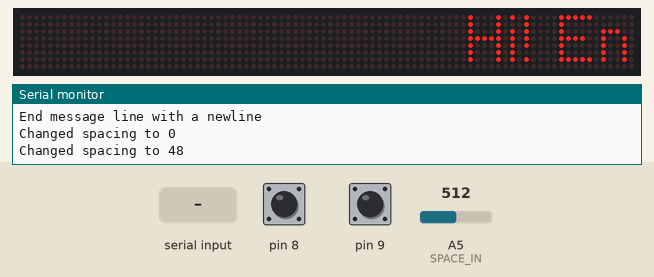
Simulated run of this sketch. Board: Arduino Uno, built with avr-gcc and run on an emulated ATmega328P. On the bench: 88×8 LED matrix, the last lines printed to the serial monitor. Inputs (shaded band) come from the test bench; at power-on: pin 8 HIGH, pin 9 HIGH, A5 (SPACE_IN) = 512.

Above: at 1.26 s.
1.3 s: pin 8 pulled LOW for 0.15 s
At 1.76 s:
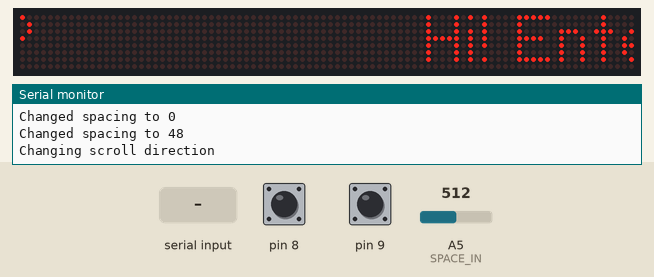
2.0 s: pin 9 pulled LOW for 0.15 s
At 2.41 s:
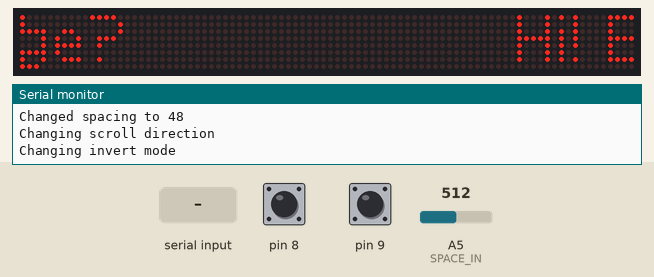
2.7 s: A5 (SPACE_IN) set to 306
5.7 s: "1\n" received over Serial
At 8.16 s:
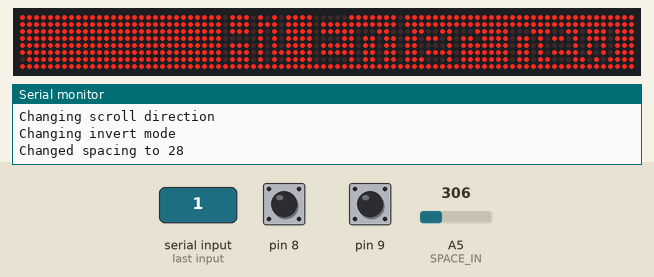
8.7 s: pin 8 pulled LOW for 1 s
At 9.61 s:
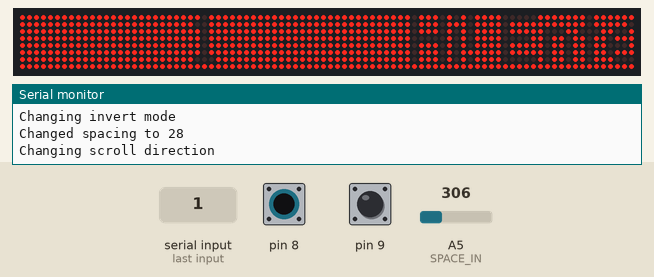
10.3 s: pin 9 pulled LOW for 1 s
At 11.21 s:
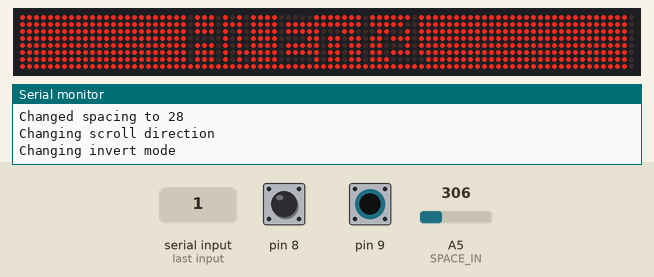

The sketch:

Parola_Scrolling_Spacing.ino
```cpp
// Use the Parola library to scroll text on the display
//
// Demonstrates the use of the scrolling function to display text received
// from the serial interface and how to adjust the spacing between the end
// of one message at the start of the following one.
//
// User can enter text on the serial monitor and this will display as a
// scrolling message on the display.
// Spacing for the display is controlled by a pot on SPACE_IN analog in.
// Scrolling direction is controlled by a switch on DIRECTION_SET digital in.
// Invert ON/OFF is set by a switch on INVERT_SET digital in.
//
// UISwitch library can be found at https://github.com/MajicDesigns/MD_UISwitch
// MD_MAX72XX library can be found at https://github.com/MajicDesigns/MD_MAX72XX
//

#include <MD_Parola.h>
#include <MD_MAX72xx.h>
#include <SPI.h>
#include <MD_UISwitch.h>

// Turn on debug statements to the serial output
#define  DEBUG  1

#if  DEBUG
#define PRINT(s, x) { Serial.print(F(s)); Serial.print(x); }
#define PRINTS(x) Serial.print(F(x))
#define PRINTX(x) Serial.println(x, HEX)
#else
#define PRINT(s, x)
#define PRINTS(x)
#define PRINTX(x)
#endif

// Define the number of devices we have in the chain and the hardware interface
// NOTE: These pin numbers will probably not work with your hardware and may
// need to be adapted
#define HARDWARE_TYPE MD_MAX72XX::PAROLA_HW
#define MAX_DEVICES 11

#define CLK_PIN   13
#define DATA_PIN  11
#define CS_PIN    10

// HARDWARE SPI
MD_Parola P = MD_Parola(HARDWARE_TYPE, CS_PIN, MAX_DEVICES);
// SOFTWARE SPI
//MD_Parola P = MD_Parola(HARDWARE_TYPE, DATA_PIN, CLK_PIN, CS_PIN, MAX_DEVICES);

#define PAUSE_TIME    0
#define FRAME_TIME    50
#define SPACE_DEADBAND  2

// Scrolling parameters
#define SPACE_IN      A5
#define DIRECTION_SET 8 // change the effect
#define INVERT_SET    9 // change the invert

textEffect_t  scrollEffect = PA_SCROLL_LEFT;

// Global message buffers shared by Serial and Scrolling functions
#define BUF_SIZE  75
char curMessage[BUF_SIZE] = { "" };
char newMessage[BUF_SIZE] = { "Hi! Enter new message?" };
bool newMessageAvailable = true;

MD_UISwitch_Digital uiDirection(DIRECTION_SET);
MD_UISwitch_Digital uiInvert(INVERT_SET);

void doUI(void)
{
  // SPACING
  {
    uint16_t  space = map(analogRead(SPACE_IN), 0, 1023, 0, (MAX_DEVICES+1)*COL_SIZE);

    if (space != P.getScrollSpacing())
    {
      P.setScrollSpacing(space);
      PRINT("\nChanged spacing to ", P.getScrollSpacing());
    }
  }

  if (uiDirection.read() == MD_UISwitch::KEY_PRESS) // SCROLL DIRECTION
  {
    PRINTS("\nChanging scroll direction");
    scrollEffect = (scrollEffect == PA_SCROLL_LEFT ? PA_SCROLL_RIGHT : PA_SCROLL_LEFT);
    P.setTextEffect(scrollEffect, scrollEffect);
    P.displayReset();
  }

  if (uiInvert.read() == MD_UISwitch::KEY_PRESS)  // INVERT MODE
  {
    PRINTS("\nChanging invert mode");
    P.setInvert(!P.getInvert());
  }
}

void readSerial(void)
{
  static char *cp = newMessage;

  while (Serial.available())
  {
    *cp = (char)Serial.read();
    if ((*cp == '\n') || (cp - newMessage >= BUF_SIZE-2)) // end of message character or full buffer
    {
      *cp = '\0';      // end the string
      // restart the index for next filling spree and flag we have a message waiting
      cp = newMessage;
      newMessageAvailable = true;
    }
    else  // move char pointer to next position
      cp++;
  }
}

void setup()
{
  Serial.begin(57600);
  Serial.print("\n[Parola Scrolling Spacing]\nType a message for the scrolling display\nEnd message line with a newline");

  uiDirection.begin();
  uiInvert.begin();
  pinMode(SPACE_IN, INPUT);

  doUI();

  P.begin();
  P.displayText(curMessage, PA_CENTER, FRAME_TIME, PAUSE_TIME, scrollEffect, scrollEffect);
}

void loop()
{
  doUI();

  if (P.displayAnimate())
  {
    if (newMessageAvailable)
    {
      strcpy(curMessage, newMessage);
      newMessageAvailable = false;
    }
    P.displayReset();
  }
  readSerial();
}
```

Measured:
- after the input at 5.7 s, the display: first differs from a run without the input after 2.5 s (image 3)
